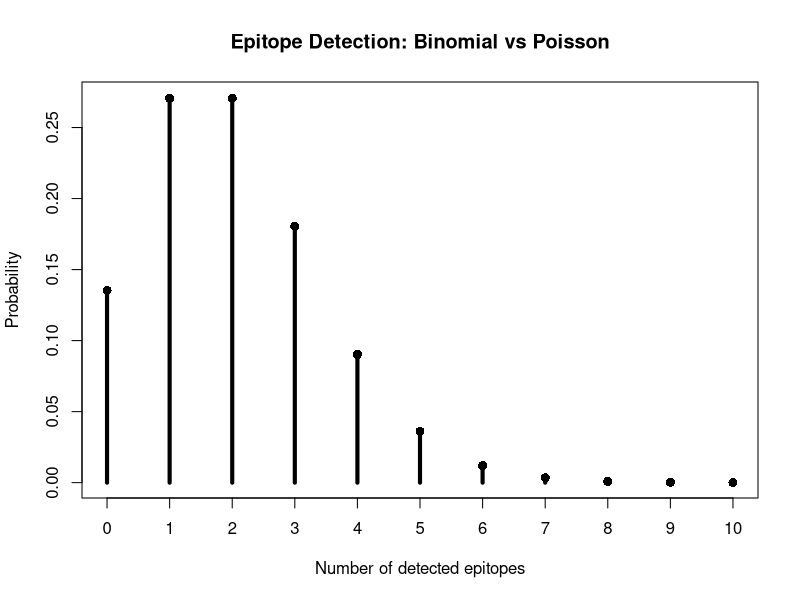

Here is the R script that generated this plot:
# ============================================================
# Epitope detection:
# Binomial model and Poisson approximation
# ============================================================

# Number of candidate peptide positions
n <- 500

# Probability that one position produces a detectable epitope
p <- 0.004

# Expected number of detected epitopes
lambda <- n * p

lambda

# ------------------------------------------------------------
# Probability of exactly 3 detected epitopes
# ------------------------------------------------------------

# Exact binomial probability
binom_prob <- dbinom(
  3,
  size = n,
  prob = p
)

# Poisson approximation
poisson_prob <- dpois(
  3,
  lambda = lambda
)

binom_prob
poisson_prob

# ------------------------------------------------------------
# Probability of at least one detected epitope
# ------------------------------------------------------------

# P(X >= 1) = 1 - P(X = 0)
1 - dpois(
  0,
  lambda = lambda
)

# Equivalent calculation
ppois(
  0,
  lambda = lambda,
  lower.tail = FALSE
)

# ------------------------------------------------------------
# Compare complete distributions
# ------------------------------------------------------------

x <- 0:10

binom_prob <- dbinom(
  x,
  size = n,
  prob = p
)

poisson_prob <- dpois(
  x,
  lambda = lambda
)

plot(
  x,
  binom_prob,
  type = "h",
  lwd = 4,
  xaxt = "n",
  xlab = "Number of detected epitopes",
  ylab = "Probability",
  main = "Epitope Detection: Binomial vs Poisson"
)

axis(
  1,
  at = x
)

points(
  x,
  poisson_prob,
  pch = 16,
  cex = 1.2
)
